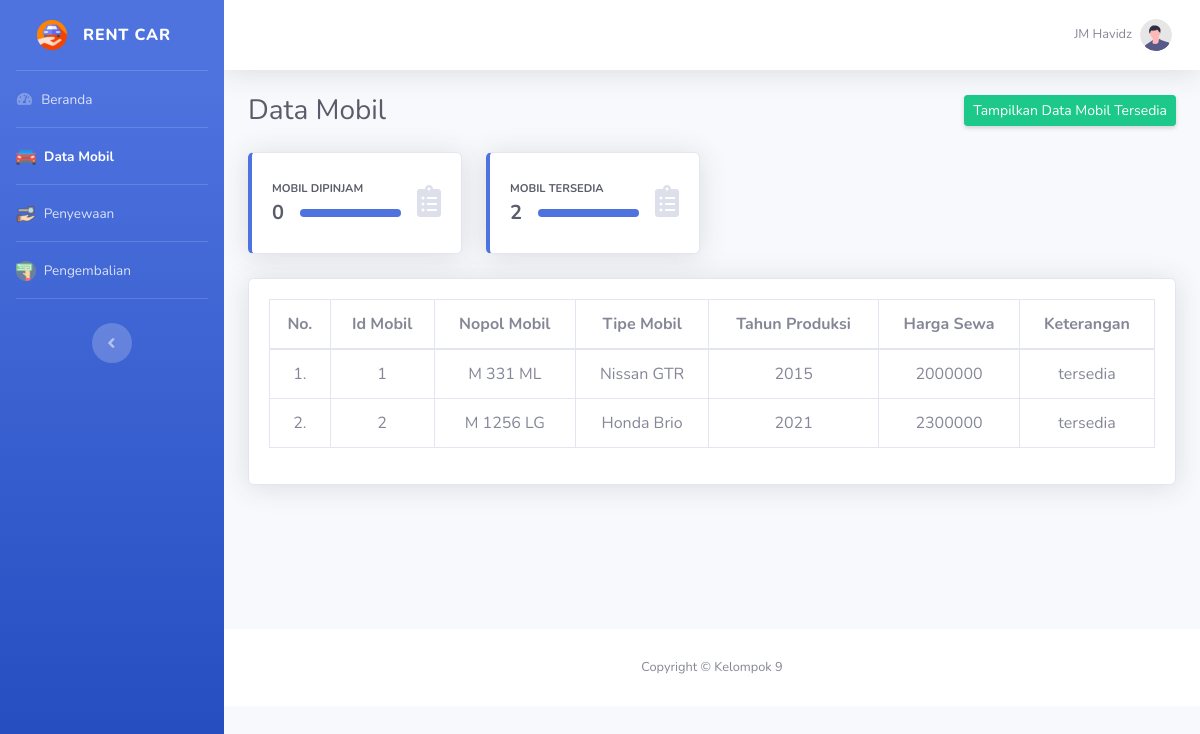
/data_mobil.php (signed in), run on the app's committed database.
### tables this page shows
CREATE TABLE `mobil` (
  `id_mobil` int(11) NOT NULL,
  `nopol_mobil` varchar(100) NOT NULL,
  `tipe_mobil` varchar(100) NOT NULL,
  `tahun_produksi` int(11) NOT NULL,
  `harga_sewa` int(11) NOT NULL,
  `keterangan` varchar(100) NOT NULL
);

### data_mobil.php (the view, shortened to what this page needs)
<!DOCTYPE html>
<?php
include "connection/koneksi.php";
$id = $_SESSION['id_admin'];
if(isset ($_SESSION['username'])){
    $query = "select * from admin natural join level_user where id_admin = $id";
    mysqli_query($conn, $query);
    $sql = mysqli_query($conn, $query);
    while($r = mysqli_fetch_array($sql)){
?>
<html lang="en">
<head>
    <link href="vendor/fontawesome-free/css/all.min.css" rel="stylesheet" type="text/css">
    <link href="css/sb-admin-2.min.css" rel="stylesheet">
    <link href="css/arabic.css" rel="stylesheet" >
</head>
<body id="page-top">
    <div id="wrapper">
        <ul class="navbar-nav bg-gradient-primary sidebar sidebar-dark accordion" id="accordionSidebar">
        <?php
            if($r['id_level'] == 1){
        ?>
            <a class="sidebar-brand d-flex align-items-center justify-content-center" href="beranda.php">
                <div class="sidebar-brand-icon">
                    <img src="img/icon.png" width="30px" height="30px">
                </div>
                <div class="sidebar-brand-text mx-3">Rent Car</div>
            </a>
            <hr class="sidebar-divider my-0">
            <li class="nav-item">
                <a class="nav-link" href="beranda.php">
                    <i class="fas fa-fw fa-tachometer-alt"></i>
                    <span>Beranda</span>
                </a>
            </li>
            <hr class="sidebar-divider my-0">
            <li class="nav-item active">
                <a class="nav-link" href="data_mobil.php">
                <img alt="Image placeholder" src="img/mobil.png">
                    <span>&nbsp;Data Mobil</span>
                </a>
            </li>
            <hr class="sidebar-divider my-0">
            <li class="nav-item">
                <a class="nav-link" href="peminjaman.php">
                <img alt="Image placeholder" src="img/pinjam.png">
                    <span>&nbsp;Penyewaan</span>
                </a>
            </li>
            <hr class="sidebar-divider my-0">
            <li class="nav-item">
                <a class="nav-link" href="pengembalian.php">
                <img alt="Image placeholder" src="img/kembali.png">
                    <span>&nbsp;Pengembalian</span>
                </a>
            </li>
            <hr class="sidebar-divider my-0">
            <br>
            <div class="text-center d-none d-md-inline">
                <button class="rounded-circle border-0" id="sidebarToggle"></button>
            </div>
        <?php
            } else if($r['id_level'] == 2){
        ?>
            <a class="sidebar-brand d-flex align-items-center justify-content-center" href="beranda.php">
                <div class="sidebar-brand-icon rotate-n-15">
                    <img src="img/dashboard.png" width="30px" height="30px">
                </div>
                <div class="sidebar-brand-text mx-3">Rent Car</div>
            </a>
            <hr class="sidebar-divider my-0">
            <li class="nav-item active">
                <a class="nav-link" href="beranda.php">
                    <i class="fas fa-fw fa-tachometer-alt"></i>
                    <span>Beranda</span>
                </a>
            </li>
            <hr class="sidebar-divider my-0">
            <li class="nav-item">
                <a class="nav-link" href="data_mobil_admin.php">
                    <i class="fas fa-fw fa-folder"></i>
                    <span>Data Mobil</span>
                </a>
            </li>
            <hr class="sidebar-divider my-0">
            <li class="nav-item">
                <a class="nav-link" href="data_transaksi.php">
                    <i class="fas fa-fw fa-folder"></i>
                    <span>Data Transaksi</span>
                </a>
            </li>
            <hr class="sidebar-divider my-0">
            <br>
            <div class="text-center d-none d-md-inline">
                <button class="rounded-circle border-0" id="sidebarToggle"></button>
            </div>
        <?php
            }
        ?>
        </ul>
        <div id="content-wrapper" class="d-flex flex-column">
            <div id="content">
                <nav class="navbar navbar-expand navbar-light bg-white topbar mb-4 static-top shadow">
                    <ul class="navbar-nav ml-auto">
                        <li class="nav-item dropdown no-arrow">
                            <a class="nav-link dropdown-toggle" href="#" id="userDropdown" role="button"
                                data-toggle="dropdown" aria-haspopup="true" aria-expanded="false">
                                <span class="mr-2 d-none d-lg-inline text-gray-600 small"><?php echo $r['nama'];?></span>
                                <img class="img-profile rounded-circle"
                                    src="img/undraw_profile.svg">
                            </a>
                        </li>
                    </ul>
                </nav>
            <?php
                $catalog_mobil_terpinjam = mysqli_query($conn, "SELECT view_definition FROM information_schema.views WHERE TABLE_NAME = 'mobil_terpinjam'");
                foreach ($catalog_mobil_terpinjam as $row) {
                    $view_mobil_terpinjam = $row['view_definition'];
                }
                $execute_view_mobil_terpinjam = mysqli_query($conn, $view_mobil_terpinjam);
                $count_terpinjam = 0;
                foreach ($execute_view_mobil_terpinjam as $row) {
                    $count_terpinjam = $row['COUNT(id_sewa)'];
                }
            ?>
            <?php
                $catalog_mobil_ready = mysqli_query($conn, "SELECT view_definition FROM information_schema.views WHERE TABLE_NAME = 'mobil_ready'");
                foreach ($catalog_mobil_ready as $row) {
                    $view_mobil_ready = $row['view_definition'];
                }
                $execute_view_mobil_ready = mysqli_query($conn, $view_mobil_ready);
                $count_ready = 0;
                foreach ($execute_view_mobil_ready as $row) {
                    $count_ready = $row['COUNT(id_mobil)'];
                }
            ?>
            <div class="container-fluid">
                <div class="d-sm-flex align-items-center justify-content-between mb-4">
                    <h1 class="h3 mb-0 text-gray-800">Data Mobil</h1>
                    <a href="data_mobil_tersedia.php" class="d-none d-sm-inline-block btn btn-sm btn-success shadow-sm">Tampilkan Data Mobil Tersedia</a>
                </div>
                <div class="row">
                    <div class="col-xl-3 col-md-6 mb-4">
                        <div class="card border-left-primary shadow h-100 py-2">
                            <div class="card-body">
                                <div class="row no-gutters align-items-center">
                                    <div class="col mr-2">
                                        <div class="text-xs font-weight-bold text-gray-800 text-uppercase mb-1">Mobil Dipinjam
                                        </div>
                                        <div class="row no-gutters align-items-center">
                                            <div class="col-auto">
                                                <div class="h5 mb-0 mr-3 font-weight-bold text-gray-800"><?= $count_terpinjam ?></div>
                                            </div>
                                            <div class="col">
                                                <div class="progress progress-sm mr-2">
                                                    <div class="progress-bar bg-primary" role="progressbar"
                                                        style="width: 100%" aria-valuenow="50" aria-valuemin="0"
                                                        aria-valuemax="100"></div>
                                                </div>
                                            </div>
                                        </div>
                                    </div>
                                    <div class="col-auto">
                                        <i class="fas fa-clipboard-list fa-2x text-gray-300"></i>
                                    </div>
                                </div>
                            </div>
                        </div>
                    </div>
                    <div class="col-xl-3 col-md-6 mb-4">
                        <div class="card border-left-primary shadow h-100 py-2">
                            <div class="card-body">
                                <div class="row no-gutters align-items-center">
                                    <div class="col mr-2">
                                        <div class="text-xs font-weight-bold text-gray-800 text-uppercase mb-1">Mobil Tersedia
                                        </div>
                                        <div class="row no-gutters align-items-center">
                                            <div class="col-auto">
                                                <div class="h5 mb-0 mr-3 font-weight-bold text-gray-800"><?= $count_ready ?></div>
                                            </div>
                                            <div class="col">
                                                <div class="progress progress-sm mr-2">
                                                    <div class="progress-bar bg-primary" role="progressbar"
                                                        style="width: 100%" aria-valuenow="50" aria-valuemin="0"
                                                        aria-valuemax="100"></div>
                                                </div>
                                            </div>
                                        </div>
                                    </div>
                                    <div class="col-auto">
                                        <i class="fas fa-clipboard-list fa-2x text-gray-300"></i>
                                    </div>
                                </div>
                            </div>
                        </div>
                    </div>
                </div>
                <section class="mar-top--x-3 mar-bottom--x-5">
                    <div class="card shadow mb-4">
                        <div class="card-body">
                            <div class="table-responsive">
                            <?php
                            $query_data_mobil = "SELECT * FROM mobil";
                            $sql_data_mobil = mysqli_query($conn, $query_data_mobil);
                            $no = 1;
                            ?>
                                <table class="table table-bordered" id="dataTable" width="100%" cellspacing="0">
                                    <thead align="center">
                                        <tr>
                                            <th>No.</th>
                                            <th>Id Mobil</th>
                                            <th>Nopol Mobil</th>
                                            <th>Tipe Mobil</th>
                                            <th>Tahun Produksi</th>
                                            <th>Harga Sewa</th>
                                            <th>Keterangan</th>
                                        </tr>
                                    </thead>
                                    <tbody align="center">
                                    <?php
                                        while($r_dt_mobil = mysqli_fetch_array($sql_data_mobil)){
                                    ?>
                                        <tr class="odd gradeX">
                                        <td><center><?php echo $no++; ?>.</center></td>
                                        <td><?php echo $r_dt_mobil['id_mobil']; ?></td>
                                        <td><?php echo $r_dt_mobil['nopol_mobil']; ?></td>
                                        <td><?php echo $r_dt_mobil['tipe_mobil']; ?></td>
                                        <td><?php echo $r_dt_mobil['tahun_produksi']; ?></td>
                                        <td><?php echo $r_dt_mobil['harga_sewa']; ?></td>
                                        <td><?php echo $r_dt_mobil['keterangan']; ?></td>
                                        </tr>
                                    <?php
                                        }
                                    ?>
                                    </tbody>
                                </table>
                            </div>
                        </div>
                    </div>
                </section>
            </div>
            <br><br><br><br><br>
            <footer class="sticky-footer bg-white">
                <div class="container my-auto">
                    <div class="copyright text-center my-auto">
                        <span>Copyright &copy; Kelompok 9</span>
                    </div>
                </div>
            </footer>
        </div>
    </div>
</body>
</html>
<?php
  }
} else {
  header('location: logout.php');
}
?>

### data on the page
mobil: id_mobil "1", nopol_mobil "M 331 ML", tipe_mobil "Nissan GTR", tahun_produksi "2015", harga_sewa "2000000", keterangan "tersedia"
mobil: id_mobil "2", nopol_mobil "M 1256 LG", tipe_mobil "Honda Brio", tahun_produksi "2021", harga_sewa "2300000", keterangan "tersedia"

### other printed values
$r['nama'] "JM Havidz"
$count_terpinjam "0"
$count_ready "2"
